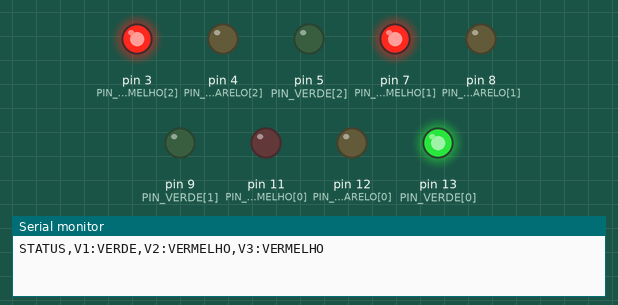
Recording of a sketch running on a simulated Arduino Uno, built with avr-gcc and run on an emulated ATmega328P. Parts: output pins drawn as LEDs (lit = HIGH), the last lines printed to the serial monitor.

Above: at 0.1 s.
At 8.1 s:
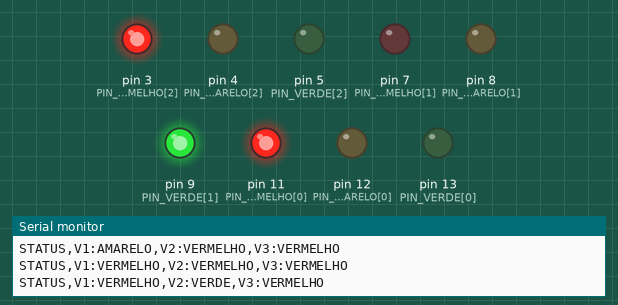
At 16.1 s:
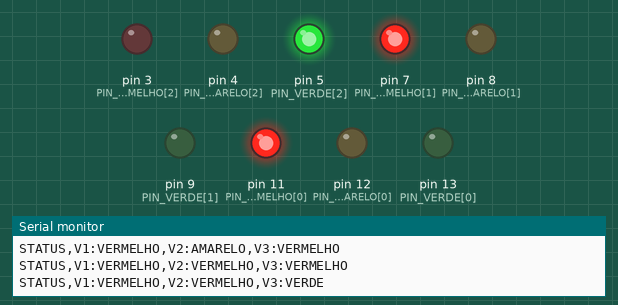
At 21.1 s:
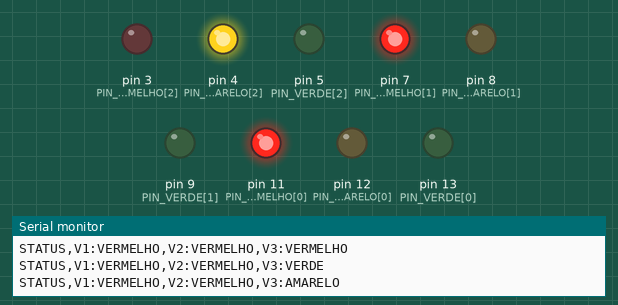
At 29.1 s:
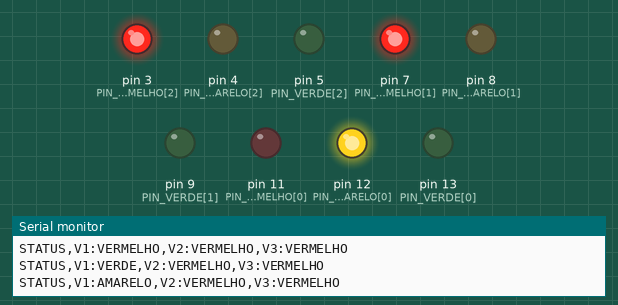
At 37.1 s:
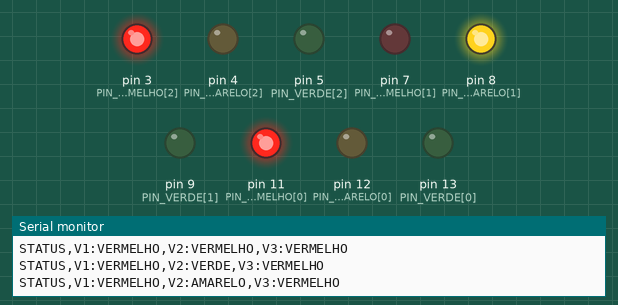
Timing chart, 0 to 40.0 s (numbered marks = the images above):
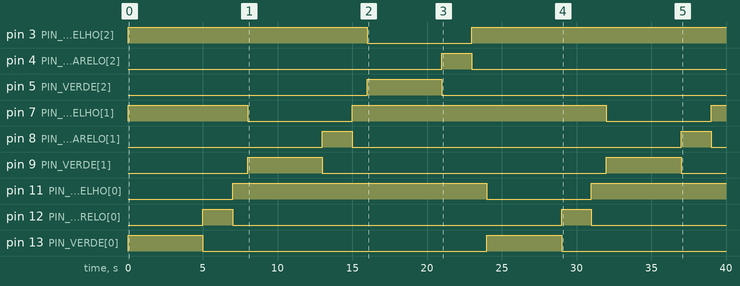

Measured:
- by itself, pin 3 (PIN_VERMELHO[2]): HIGH → LOW at 16.0 s, → HIGH 7.0 s later
- by itself, pin 4 (PIN_AMARELO[2]): LOW → HIGH at 21.0 s, → LOW 2.0 s later
- by itself, pin 5 (PIN_VERDE[2]): LOW → HIGH at 16.0 s, → LOW 5.0 s later
- by itself, pin 7 (PIN_VERMELHO[1]): alternates HIGH for 17.0 s and LOW for 7.0 s
- by itself, pin 8 (PIN_AMARELO[1]), pin 12 (PIN_AMARELO[0]): alternates HIGH for 2.0 s and LOW for 22.0 s
- by itself, pin 9 (PIN_VERDE[1]): alternates HIGH for 5.0 s and LOW for 19.0 s
- by itself, pin 11 (PIN_VERMELHO[0]): LOW → HIGH at 7.0 s, → LOW 17.0 s later, → HIGH 7.0 s later
- by itself, pin 13 (PIN_VERDE[0]): HIGH → LOW at 5.0 s, → HIGH 19.0 s later, → LOW 5.0 s later

The sketch:

semaforo_3vias.ino
```cpp
// Semaforo sincronizado de 3 vias - Arduino Uno/Nano
// Apenas uma via fica verde por vez; entre trocas ha uma fase de
// "tudo vermelho" (clareamento) para evitar cruzamento de fluxos.
// Estado e enviado por Serial a cada troca de fase para o servidor Python.

const int PIN_VERDE[3]    = {13, 9, 5};
const int PIN_AMARELO[3]  = {12, 8, 4};
const int PIN_VERMELHO[3] = {11, 7, 3};

const unsigned long TEMPO_VERDE    = 5000;
const unsigned long TEMPO_AMARELO  = 2000;
const unsigned long TEMPO_CLAREAR  = 1000; // tudo vermelho antes de trocar

enum Fase { VERDE, AMARELO, CLAREANDO };

int viaAtiva = 0;      // qual via esta no ciclo verde/amarelo
Fase faseAtual = VERDE;
unsigned long inicioFase = 0;

void setup() {
  for (int i = 0; i < 3; i++) {
    pinMode(PIN_VERDE[i], OUTPUT);
    pinMode(PIN_AMARELO[i], OUTPUT);
    pinMode(PIN_VERMELHO[i], OUTPUT);
  }
  Serial.begin(9600);
  inicioFase = millis();
  aplicarEstado();
  enviarStatus();
}

void loop() {
  unsigned long agora = millis();
  unsigned long duracaoFase = (faseAtual == VERDE) ? TEMPO_VERDE
                              : (faseAtual == AMARELO) ? TEMPO_AMARELO
                              : TEMPO_CLAREAR;

  if (agora - inicioFase >= duracaoFase) {
    avancarFase();
    inicioFase = agora;
    aplicarEstado();
    enviarStatus();
  }
}

void avancarFase() {
  if (faseAtual == VERDE) {
    faseAtual = AMARELO;
  } else if (faseAtual == AMARELO) {
    faseAtual = CLAREANDO;
  } else { // CLAREANDO -> proxima via entra no verde
    viaAtiva = (viaAtiva + 1) % 3;
    faseAtual = VERDE;
  }
}

// Liga/desliga os LEDs de acordo com viaAtiva + faseAtual
void aplicarEstado() {
  for (int i = 0; i < 3; i++) {
    bool verde = false, amarelo = false, vermelho = true;

    if (i == viaAtiva) {
      if (faseAtual == VERDE) {
        verde = true; vermelho = false;
      } else if (faseAtual == AMARELO) {
        amarelo = true; vermelho = false;
      }
      // CLAREANDO: fica vermelho (default), igual as outras vias
    }

    digitalWrite(PIN_VERDE[i], verde ? HIGH : LOW);
    digitalWrite(PIN_AMARELO[i], amarelo ? HIGH : LOW);
    digitalWrite(PIN_VERMELHO[i], vermelho ? HIGH : LOW);
  }
}

const char* nomeEstado(int via) {
  if (via == viaAtiva) {
    if (faseAtual == VERDE) return "VERDE";
    if (faseAtual == AMARELO) return "AMARELO";
  }
  return "VERMELHO";
}

// Envia: STATUS,V1:VERDE,V2:VERMELHO,V3:VERMELHO
void enviarStatus() {
  Serial.print("STATUS,V1:");
  Serial.print(nomeEstado(0));
  Serial.print(",V2:");
  Serial.print(nomeEstado(1));
  Serial.print(",V3:");
  Serial.println(nomeEstado(2));
}
```
